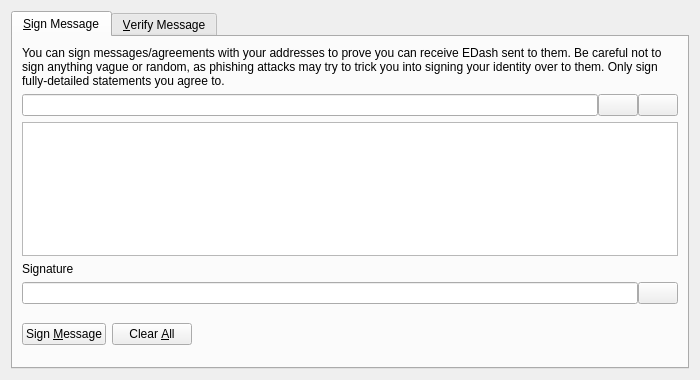
<?xml version="1.0" encoding="UTF-8"?>
<ui version="4.0">
 <class>SignVerifyMessageDialog</class>
 <widget class="QDialog" name="SignVerifyMessageDialog">
  <property name="geometry">
   <rect>
    <x>0</x>
    <y>0</y>
    <width>700</width>
    <height>380</height>
   </rect>
  </property>
  <property name="windowTitle">
   <string>Signatures - Sign / Verify a Message</string>
  </property>
  <property name="modal">
   <bool>true</bool>
  </property>
  <layout class="QVBoxLayout" name="verticalLayout">
   <item>
    <widget class="QTabWidget" name="tabWidget">
     <property name="currentIndex">
      <number>0</number>
     </property>
     <widget class="QWidget" name="tabSignMessage">
      <attribute name="title">
       <string>&amp;Sign Message</string>
      </attribute>
      <layout class="QVBoxLayout" name="verticalLayout_SM">
       <item>
        <widget class="QLabel" name="infoLabel_SM">
         <property name="text">
          <string>You can sign messages/agreements with your addresses to prove you can receive EDash sent to them. Be careful not to sign anything vague or random, as phishing attacks may try to trick you into signing your identity over to them. Only sign fully-detailed statements you agree to.</string>
         </property>
         <property name="textFormat">
          <enum>Qt::PlainText</enum>
         </property>
         <property name="wordWrap">
          <bool>true</bool>
         </property>
        </widget>
       </item>
       <item>
        <layout class="QHBoxLayout" name="horizontalLayout_1_SM">
         <property name="spacing">
          <number>0</number>
         </property>
         <item>
          <widget class="QValidatedLineEdit" name="addressIn_SM">
           <property name="toolTip">
            <string>The EDash address to sign the message with</string>
           </property>
          </widget>
         </item>
         <item>
          <widget class="QPushButton" name="addressBookButton_SM">
           <property name="toolTip">
            <string>Choose previously used address</string>
           </property>
           <property name="text">
            <string/>
           </property>
           <property name="shortcut">
            <string>Alt+A</string>
           </property>
           <property name="autoDefault">
            <bool>false</bool>
           </property>
          </widget>
         </item>
         <item>
          <widget class="QPushButton" name="pasteButton_SM">
           <property name="toolTip">
            <string>Paste address from clipboard</string>
           </property>
           <property name="text">
            <string/>
           </property>
           <property name="shortcut">
            <string>Alt+P</string>
           </property>
           <property name="autoDefault">
            <bool>false</bool>
           </property>
          </widget>
         </item>
        </layout>
       </item>
       <item>
        <widget class="QPlainTextEdit" name="messageIn_SM">
         <property name="toolTip">
          <string>Enter the message you want to sign here</string>
         </property>
        </widget>
       </item>
       <item>
        <widget class="QLabel" name="signatureLabel_SM">
         <property name="text">
          <string>Signature</string>
         </property>
         <property name="textFormat">
          <enum>Qt::PlainText</enum>
         </property>
        </widget>
       </item>
       <item>
        <layout class="QHBoxLayout" name="horizontalLayout_2_SM">
         <property name="spacing">
          <number>0</number>
         </property>
         <item>
          <widget class="QLineEdit" name="signatureOut_SM">
           <property name="font">
            <font>
             <italic>true</italic>
            </font>
           </property>
           <property name="readOnly">
            <bool>true</bool>
           </property>
          </widget>
         </item>
         <item>
          <widget class="QPushButton" name="copySignatureButton_SM">
           <property name="toolTip">
            <string>Copy the current signature to the system clipboard</string>
           </property>
           <property name="text">
            <string/>
           </property>
           <property name="autoDefault">
            <bool>false</bool>
           </property>
          </widget>
         </item>
        </layout>
       </item>
       <item>
        <layout class="QHBoxLayout" name="horizontalLayout_3_SM">
         <item>
          <widget class="QPushButton" name="signMessageButton_SM">
           <property name="toolTip">
            <string>Sign the message to prove you own this EDash address</string>
           </property>
           <property name="text">
            <string>Sign &amp;Message</string>
           </property>
           <property name="autoDefault">
            <bool>false</bool>
           </property>
          </widget>
         </item>
         <item>
          <widget class="QPushButton" name="clearButton_SM">
           <property name="toolTip">
            <string>Reset all sign message fields</string>
           </property>
           <property name="text">
            <string>Clear &amp;All</string>
           </property>
           <property name="autoDefault">
            <bool>false</bool>
           </property>
          </widget>
         </item>
         <item>
          <spacer name="horizontalSpacer_1_SM">
           <property name="orientation">
            <enum>Qt::Horizontal</enum>
           </property>
           <property name="sizeHint" stdset="0">
            <size>
             <width>40</width>
             <height>48</height>
            </size>
           </property>
          </spacer>
         </item>
         <item>
          <widget class="QLabel" name="statusLabel_SM">
           <property name="font">
            <font>
             <weight>75</weight>
             <bold>true</bold>
            </font>
           </property>
           <property name="text">
            <string/>
           </property>
           <property name="wordWrap">
            <bool>true</bool>
           </property>
          </widget>
         </item>
         <item>
          <spacer name="horizontalSpacer_2_SM">
           <property name="orientation">
            <enum>Qt::Horizontal</enum>
           </property>
           <property name="sizeHint" stdset="0">
            <size>
             <width>40</width>
             <height>48</height>
            </size>
           </property>
          </spacer>
         </item>
        </layout>
       </item>
      </layout>
     </widget>
     <widget class="QWidget" name="tabVerifyMessage">
      <attribute name="title">
       <string>&amp;Verify Message</string>
      </attribute>
      <layout class="QVBoxLayout" name="verticalLayout_VM">
       <item>
        <widget class="QLabel" name="infoLabel_VM">
         <property name="text">
          <string>Enter the receiver's address, message (ensure you copy line breaks, spaces, tabs, etc. exactly) and signature below to verify the message. Be careful not to read more into the signature than what is in the signed message itself, to avoid being tricked by a man-in-the-middle attack. Note that this only proves the signing party receives with the address, it cannot prove sendership of any transaction!</string>
         </property>
         <property name="textFormat">
          <enum>Qt::PlainText</enum>
         </property>
         <property name="alignment">
          <set>Qt::AlignLeading|Qt::AlignLeft|Qt::AlignTop</set>
         </property>
         <property name="wordWrap">
          <bool>true</bool>
         </property>
        </widget>
       </item>
       <item>
        <layout class="QHBoxLayout" name="horizontalLayout_1_VM">
         <property name="spacing">
          <number>0</number>
         </property>
         <item>
          <widget class="QValidatedLineEdit" name="addressIn_VM">
           <property name="toolTip">
            <string>The EDash address the message was signed with</string>
           </property>
          </widget>
         </item>
         <item>
          <widget class="QPushButton" name="addressBookButton_VM">
           <property name="toolTip">
            <string>Choose previously used address</string>
           </property>
           <property name="text">
            <string/>
           </property>
           <property name="shortcut">
            <string>Alt+A</string>
           </property>
           <property name="autoDefault">
            <bool>false</bool>
           </property>
          </widget>
         </item>
        </layout>
       </item>
       <item>
        <widget class="QPlainTextEdit" name="messageIn_VM"/>
       </item>
       <item>
        <widget class="QValidatedLineEdit" name="signatureIn_VM"/>
       </item>
       <item>
        <layout class="QHBoxLayout" name="horizontalLayout_2_VM">
         <item>
          <widget class="QPushButton" name="verifyMessageButton_VM">
           <property name="toolTip">
            <string>Verify the message to ensure it was signed with the specified EDash address</string>
           </property>
           <property name="text">
            <string>Verify &amp;Message</string>
           </property>
           <property name="autoDefault">
            <bool>false</bool>
           </property>
          </widget>
         </item>
         <item>
          <widget class="QPushButton" name="clearButton_VM">
           <property name="toolTip">
            <string>Reset all verify message fields</string>
           </property>
           <property name="text">
            <string>Clear &amp;All</string>
           </property>
           <property name="autoDefault">
            <bool>false</bool>
           </property>
          </widget>
         </item>
         <item>
          <spacer name="horizontalSpacer_1_VM">
           <property name="orientation">
            <enum>Qt::Horizontal</enum>
           </property>
           <property name="sizeHint" stdset="0">
            <size>
             <width>40</width>
             <height>48</height>
            </size>
           </property>
          </spacer>
         </item>
         <item>
          <widget class="QLabel" name="statusLabel_VM">
           <property name="font">
            <font>
             <weight>75</weight>
             <bold>true</bold>
            </font>
           </property>
           <property name="text">
            <string/>
           </property>
           <property name="wordWrap">
            <bool>true</bool>
           </property>
          </widget>
         </item>
         <item>
          <spacer name="horizontalSpacer_2_VM">
           <property name="orientation">
            <enum>Qt::Horizontal</enum>
           </property>
           <property name="sizeHint" stdset="0">
            <size>
             <width>40</width>
             <height>48</height>
            </size>
           </property>
          </spacer>
         </item>
        </layout>
       </item>
      </layout>
     </widget>
    </widget>
   </item>
  </layout>
 </widget>
 <customwidgets>
  <customwidget>
   <class>QValidatedLineEdit</class>
   <extends>QLineEdit</extends>
   <header>qvalidatedlineedit.h</header>
  </customwidget>
 </customwidgets>
 <resources>
  <include location="../edash.qrc"/>
 </resources>
 <connections/>
</ui>
